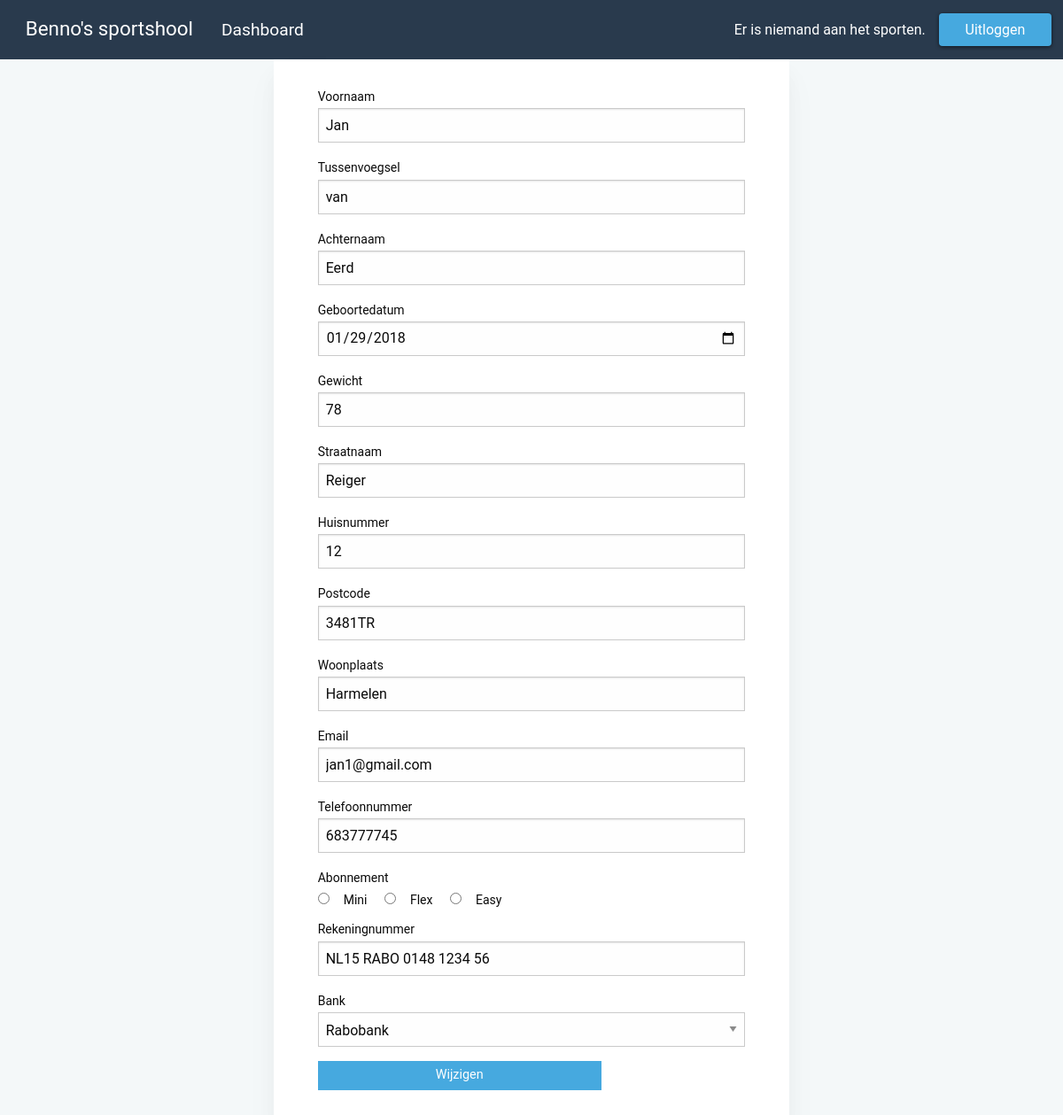
The app's page /update.php (signed in) with its own data.
### tables this page shows
CREATE TABLE `leden` (
  `lid_id` int(50) NOT NULL,
  `pas_code` int(64) NOT NULL,
  `lid_voornaam` varchar(256) NOT NULL,
  `lid_tsnvoegsel` varchar(256) DEFAULT NULL,
  `lid_achternaam` varchar(256) NOT NULL,
  `lid_gewicht` int(50) NOT NULL,
  `lid_geboortedatum` date NOT NULL,
  `lid_email` varchar(256) NOT NULL,
  `lid_huisnr` int(50) NOT NULL,
  `lid_postcode` varchar(50) NOT NULL,
  `lid_straatnaam` varchar(256) NOT NULL,
  `lid_tel` int(50) NOT NULL,
  `lid_woonplaats` varchar(256) NOT NULL,
  `lid_rekeningnr` varchar(256) NOT NULL,
  `lid_bank` varchar(256) NOT NULL,
  `lid_abbo` varchar(256) NOT NULL,
  `lid_uid` varchar(256) NOT NULL,
  `lid_pwd` varchar(256) NOT NULL,
  `lid_registerdate` date NOT NULL,
  `IsLoggedIn` varchar(10) DEFAULT NULL
);

### update.php (the view, shortened to what this page needs)
<?php
  include_once 'header.php'
?>
<?php
    $sql = "SELECT * FROM leden WHERE lid_id = '" . $_SESSION['lid_id'] . "'";
    $result = mysqli_query($conn, $sql);
    $row = mysqli_fetch_array($result)
?>
 <div class="grid-x align-center">
 <div class="cell shrink form-card">
<?php
        echo '<form action="includes/update.inc.php" method="POST">';
        echo '<label>Voornaam<input type="text" name=u_voornaam value="' . $row["lid_voornaam"] . '" placeholder=""/></label>';
        echo '<label>Tussenvoegsel<input type="text" name=u_tsnvoegsel value="' . $row["lid_tsnvoegsel"] . '" placeholder=""/></label>';
        echo '<label>Achternaam<input type="text" name=u_achternaam value="' . $row["lid_achternaam"] . '" placeholder=""/></label>';
        echo '<label>Geboortedatum<input type="date" name=u_geboortedatum value="' . $row["lid_geboortedatum"] . '" placeholder=""/></label>';
        echo '<label>Gewicht<input type="text" name=u_gewicht value="' . $row["lid_gewicht"] . '" placeholder=""/></label>';
        echo '<label>Straatnaam<input type="text" name=u_straatnaam value="' . $row["lid_straatnaam"] . '" placeholder=""/></label>';
        echo '<label>Huisnummer<input type="number" name=u_huisnr value="' . $row["lid_huisnr"] . '" placeholder=""/></label>';
        echo '<label>Postcode<input type="text" name=u_postcode value="' . $row["lid_postcode"] . '" placeholder=""/></label>';
        echo '<label>Woonplaats<input type="text" name=u_woonplaats value="' . $row["lid_woonplaats"] . '" placeholder=""/></label>';
        echo '<label>Email<input type="text" name=u_email value="' . $row["lid_email"] . '" placeholder=""/></label>';
        echo '<label>Telefoonnummer<input type="text" name=u_tel value="' . $row["lid_tel"] . '" placeholder=""/></label>';
        echo '<label>Abonnement<br>
            <input hidden checked type="radio" name="u_abbo" id="mini" value="' . $row["lid_abbo"] . '">
            <input type="radio" name="u_abbo" id="mini" value="Mini"><label for="mini">Mini</label>
            <input type="radio" name="u_abbo" id="regular" value="Flex"><label for="regular">Flex</label>
            <input type="radio" name="u_abbo" id="big" value="Easy"><label for="big">Easy</label></label>';
        echo '<label>Rekeningnummer<input type="text" name=u_rekeningnr value="' . $row["lid_rekeningnr"] . '" placeholder=""/></label>';
        echo ' <label>Bank
        <select name="u_bank" value="' . $row["lid_bank"] . '">
        <option value="Rabobank">Rabobank</option>
        <option value="ING">ING</option>
        <option value="ABN Ambro">ABN Ambro</option>
        <option value="Triodos Bank">Triodos Bank</option>
        <option value="Deltra Lloyd">Delta Lloyd</option>
        <option value="AEGON Bank">AEGON Bank</option>
        <option value="NN Bank">NN Bank</option>
        </select>';
        echo '<input class="button" type="submit" value="Wijzigen"/>';
        echo'</form>';
    ?>
    </div>
    </div>
    <?php
  include_once 'footer.php'
?>

### records on screen
leden: u_voornaam "Jan", u_tsnvoegsel "van", u_achternaam "Eerd", u_geboortedatum "01/29/2018", u_gewicht "78", u_straatnaam "Reiger", u_huisnr "12", u_postcode "3481TR", u_woonplaats "Harmelen", u_email "jan1@gmail.com", u_tel "683777745", u_rekeningnr "NL15 RABO 0148 1234 56", u_bank "Rabobank"
